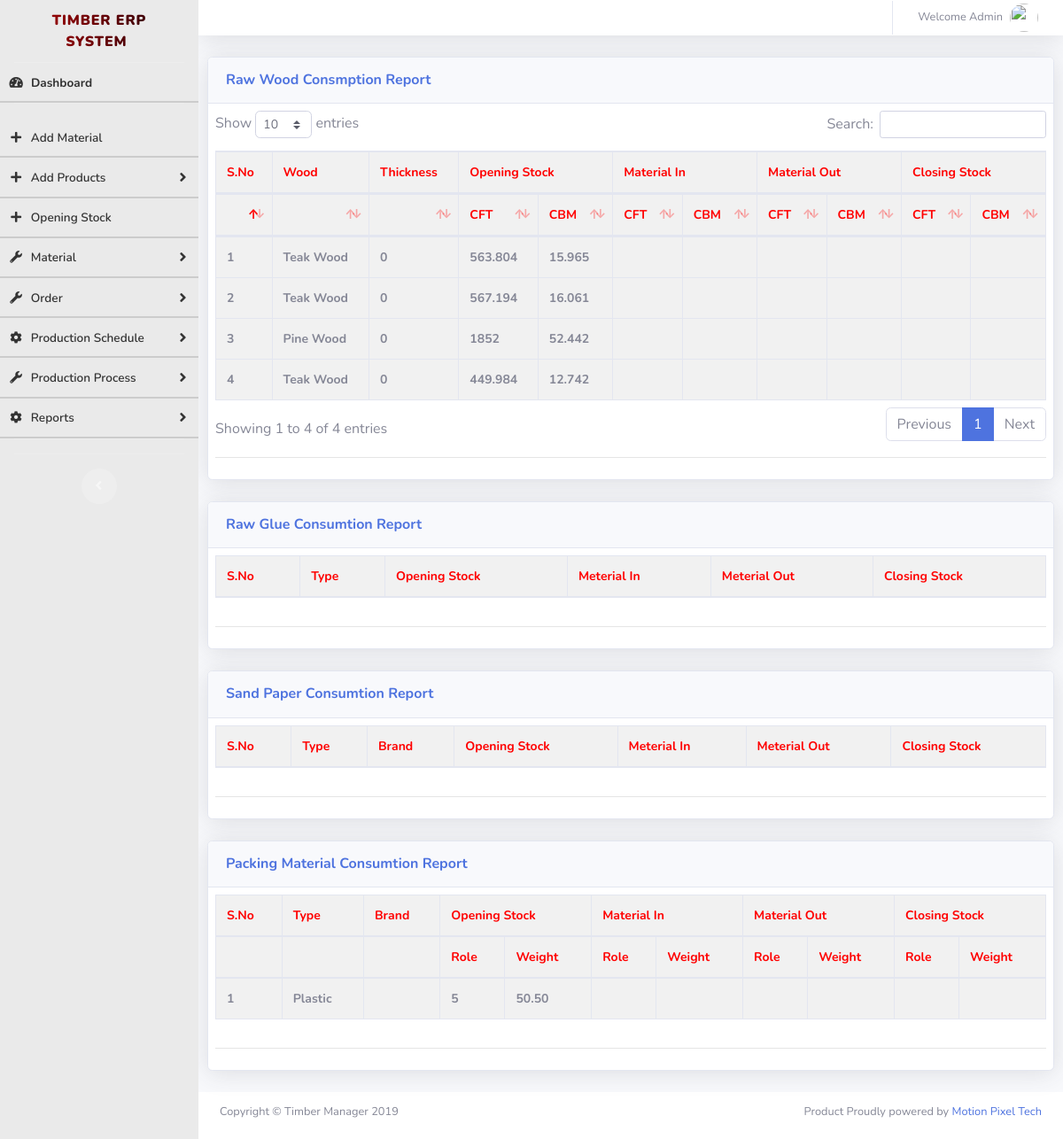
The app's page /raw_consumtion_stock_bkp.php (signed in) with its own data.
### tables this page shows
CREATE TABLE `ta_raw_wood` (
  `rw_id` int(10) NOT NULL,
  `recieved_date` date NOT NULL,
  `name` varchar(150) NOT NULL,
  `vehicle_number` varchar(50) NOT NULL,
  `reference` varchar(150) NOT NULL,
  `wood_type` varchar(50) NOT NULL,
  `length` int(20) NOT NULL,
  `width` int(20) NOT NULL,
  `thickness` int(20) NOT NULL,
  `pieces` int(20) NOT NULL,
  `cft` varchar(20) NOT NULL,
  `cbm` varchar(20) NOT NULL,
  `weight` int(20) NOT NULL,
  `price` int(20) NOT NULL,
  `value` int(20) NOT NULL,
  `gst` int(20) NOT NULL,
  `insert_date` datetime(6) NOT NULL,
  `other_charges` varchar(100) NOT NULL,
  `transport_charges` varchar(100) NOT NULL,
  `status` int(1) NOT NULL DEFAULT 1 COMMENT '1-> active, 0->inactive'
);

CREATE TABLE `ta_wood_type` (
  `id` int(10) NOT NULL,
  `wood_type` varchar(150) NOT NULL,
  `status` int(1) NOT NULL DEFAULT 1 COMMENT '1->Active, 0->inactive',
  `created_on` datetime NOT NULL DEFAULT current_timestamp()
);

CREATE TABLE `ta_packing_material` (
  `pm_id` int(11) NOT NULL,
  `recieved_date` date DEFAULT NULL,
  `name` varchar(150) DEFAULT NULL,
  `vehicle_number` varchar(20) DEFAULT NULL,
  `reference` varchar(20) DEFAULT NULL,
  `packing_material_type` varchar(20) DEFAULT NULL,
  `quantity` varchar(20) DEFAULT NULL,
  `uom` varchar(20) DEFAULT NULL,
  `brand` varchar(20) DEFAULT NULL,
  `roles` varchar(20) DEFAULT NULL,
  `price` varchar(20) DEFAULT NULL,
  `gst` varchar(20) DEFAULT NULL,
  `sp_insert_date` datetime(6) DEFAULT NULL,
  `transport_charges` varchar(100) NOT NULL,
  `other_charges` varchar(100) NOT NULL,
  `status` int(1) NOT NULL DEFAULT 1
);

CREATE TABLE `ta_packing_type` (
  `id` int(10) NOT NULL,
  `packing_type` varchar(150) NOT NULL,
  `status` int(1) NOT NULL DEFAULT 1 COMMENT '1->Active, 0->inactive',
  `created_on` datetime NOT NULL DEFAULT current_timestamp()
);

CREATE TABLE `ta_roles` (
  `role_id` int(11) NOT NULL,
  `material_type_id` int(11) NOT NULL,
  `roles` varchar(100) NOT NULL,
  `quantity` int(10) NOT NULL,
  `uom` varchar(100) NOT NULL,
  `created_on` datetime NOT NULL DEFAULT current_timestamp()
);

CREATE TABLE `ta_packing` (
  `packing_id` int(10) NOT NULL,
  `start_date` date NOT NULL,
  `end_date` date NOT NULL,
  `roll_no` varchar(100) NOT NULL,
  `weight` varchar(100) NOT NULL,
  `type` varchar(200) NOT NULL,
  `brand` varchar(200) NOT NULL,
  `quantity` varchar(100) NOT NULL,
  `boardmanu_id` int(11) NOT NULL,
  `date` date NOT NULL,
  `status` int(1) NOT NULL DEFAULT 1 COMMENT '1->active, 0->inactive'
);

### raw_consumtion_stock_bkp.php (the view, shortened to what this page needs)
<?php
  if(empty($_SESSION['loggedin_id']))
  {
    header("Location: index.php");
  } else {
  include("db_connection.php");
  $sql = "SELECT trw.*,trw.cft raw_wood_cft,trw.cbm raw_wood_cbm,wt.id wood_type_id, wt.wood_type wood_type_name FROM ta_raw_wood trw join ta_wood_type wt on (wt.id = trw.wood_type)";
  $resp = $conn->query($sql);
  $packsql = "SELECT tpm.*,tr.role_id,tr.material_type_id,tr.roles no_roels,tr.quantity no_qty, tr.uom no_uom,tpt.packing_type,tp.weight,tp.brand FROM ta_packing_material tpm join ta_roles tr on (tr.material_type_id = tpm.pm_id) left join ta_packing_type tpt on (tpt.id = tpm.packing_material_type) join ta_packing tp on (tp.packing_id = tpm.pm_id)";
  $packresp  = $conn->query($packsql);
?>
<!DOCTYPE html>
<html lang="en">
<head>
  <link href="vendor/fontawesome-free/css/all.min.css" rel="stylesheet" type="text/css">
  <link href="css/sb-admin-2.min.css" rel="stylesheet">
  <link href="vendor/datatables/dataTables.bootstrap4.min.css" rel="stylesheet">
</head>
<body id="page-top">
  <div id="wrapper">
   <?php include "sidebar.php"; ?>
    <div id="content-wrapper" class="d-flex flex-column">
      <div id="content">
        <nav class="navbar navbar-expand navbar-light bg-white topbar mb-0 static-top shadow">
          <ul class="navbar-nav ml-auto">
            <li class="nav-item dropdown no-arrow">
              <a class="nav-link dropdown-toggle" href="#" id="userDropdown" role="button" data-toggle="dropdown" aria-haspopup="true" aria-expanded="false">
                <span class="mr-2 d-none d-lg-inline text-gray-600 small">Welcome Admin</span>
                <img class="img-profile rounded-circle" src="https://source.unsplash.com/QAB-WJcbgJk/60x60">
              </a>
            </li>
          </ul>
        </nav>
        <div class="">
        <div class="">
          <div class="card shadow mb-4">
            <div class="card-header py-3">
              <h6 class="m-0 font-weight-bold text-primary" style="text-transform: capitalize;">Raw Wood Consmption Report</h6>
            </div>
            <div class="card-body">
              <div class="table-responsive">
        				<div class="table-responsive">
        					<table class="table table-bordered requestTable" id="dataTable" width="100%" cellspacing="0">
        						<thead>
        							<tr>
        								<th>S.No</th>
        								<th>Wood</th>
                        <th>Thickness</th>
                        <th colspan="2">Opening Stock</th>
                        <th colspan="2">Material In</th>
                        <th colspan="2">Material Out</th>
        								<th colspan="2">Closing Stock</th>
        							</tr>
                      <tr>
                        <th></th>
                        <th></th>
                        <th></th>
                        <th>CFT</th>
                        <th>CBM</th>
                        <th>CFT</th>
                        <th>CBM</th>
                        <th>CFT</th>
                        <th>CBM</th>
                        <th>CFT</th>
                        <th>CBM</th>
                      </tr>
        						</thead>
        						<tbody>
                      <?php
                      $sno = 1;
                        while ($rows = $resp->fetch_array()) {
                      ?>
        							<tr>
        								<th><?php echo $sno++;?></th>
        								<th><?php echo $rows['wood_type_name']; ?></th>
                        <th><?php echo $rows['thickness']; ?></th>
                        <th><?php echo $rows['raw_wood_cft'];?></th>
        								<th><?php echo $rows['raw_wood_cbm'];?></th>
                        <th><?php ?></th>
                        <th><?php ?></th>
                        <th><?php ?></th>
                        <th><?php ?></th>
        								<th><?php ?></th>
        								<th><?php ?></th>
        							</tr>
                    <?php } ?>
        						</tbody>
        					</table>
        				</div>
            	<hr>
              </div>
            </div>
          </div>
        </div>
        <div class="">
          <div class="card shadow mb-4">
            <div class="card-header py-3">
              <h6 class="m-0 font-weight-bold text-primary" style="text-transform: capitalize;">Raw Glue Consumtion Report</h6>
            </div>
            <div class="card-body">
              <div class="table-responsive">
                <div class="table-responsive">
                  <table class="table table-bordered requestTable" id="dataTable" width="100%" cellspacing="0">
                    <thead>
                      <tr>
                        <th>S.No</th>
                        <th>Type</th>
                        <th>Opening Stock</th>
                        <th>Meterial In</th>
                        <th>Meterial Out</th>
                        <th>Closing Stock</th>
                      </tr>
                    </thead>
                  </table>
                </div>
              <hr>
              </div>
            </div>
          </div>
        </div>
        <div class="">
          <div class="card shadow mb-4">
            <div class="card-header py-3">
              <h6 class="m-0 font-weight-bold text-primary" style="text-transform: capitalize;">Sand Paper Consumtion Report</h6>
            </div>
            <div class="card-body">
              <div class="table-responsive">
                <div class="table-responsive">
                  <table class="table table-bordered requestTable" id="dataTable" width="100%" cellspacing="0">
                    <thead>
                      <tr>
                        <th>S.No</th>
                        <th>Type</th>
                        <th>Brand</th>
                        <th>Opening Stock</th>
                        <th>Meterial In</th>
                        <th>Meterial Out</th>
                        <th>Closing Stock</th>
                      </tr>
                    </thead>
                  </table>
                </div>
              <hr>
              </div>
            </div>
          </div>
        </div>
        <div class="">
          <div class="card shadow mb-4">
            <div class="card-header py-3">
              <h6 class="m-0 font-weight-bold text-primary" style="text-transform: capitalize;">Packing Material Consumtion Report </h6>
            </div>
            <div class="card-body">
              <div class="table-responsive">
                <div class="table-responsive">
                  <table class="table table-bordered requestTable" id="dataTable" width="100%" cellspacing="0">
                    <thead>
                      <tr>
                        <th>S.No</th>
                        <th>Type</th>
                        <th>Brand</th>
                        <th colspan="2">Opening Stock</th>
                        <th colspan="2">Material In</th>
                        <th colspan="2">Material Out</th>
                        <th colspan="2">Closing Stock</th>
                      </tr>
                      <tr>
                        <th></th>
                        <th></th>
                        <th></th>
                        <th>Role</th>
                        <th>Weight</th>
                        <th>Role</th>
                        <th>Weight</th>
                        <th>Role</th>
                        <th>Weight</th>
                        <th>Role</th>
                        <th>Weight</th>
                      </tr>
                    </thead>
                    <tbody>
                      <?php
                      $sno = 1;
                        while ($packingrows = $packresp->fetch_array()) {
                      ?>
                      <tr>
                        <th><?php echo $sno++;?></th>
                        <th><?php echo $packingrows['packing_type']; ?></th>
                        <th><?php echo $packingrows['brand']; ?></th>
                        <th><?php echo $packingrows['no_roels']; ?></th>
                        <th><?php echo $packingrows['weight'];?></th>
                        <th><?php ?></th>
                        <th><?php ?></th>
                        <th><?php ?></th>
                        <th><?php ?></th>
                        <th><?php ?></th>
                        <th><?php ?></th>
                      </tr>
                    <?php } ?>
                    </tbody>
                  </table>
                </div>
              <hr>
              </div>
            </div>
          </div>
        </div>
        </div>
      </div>
      <?php include "footer.php"; ?>
    </div>
  </div>
</body>
</html>
<?php } ?>

### records on screen
ta_raw_wood: ta_wood_type.wood_type "Teak Wood", thickness "0", cft "563.804", cbm "15.965"
ta_raw_wood: ta_wood_type.wood_type "Teak Wood", thickness "0", cft "567.194", cbm "16.061"
ta_raw_wood: ta_wood_type.wood_type "Pine Wood", thickness "0", cft "1852", cbm "52.442"
ta_raw_wood: ta_wood_type.wood_type "Teak Wood", thickness "0", cft "449.984", cbm "12.742"
ta_packing_material: ta_packing_type.packing_type "Plastic", ta_roles.roles "5", ta_packing.weight "50.50"
